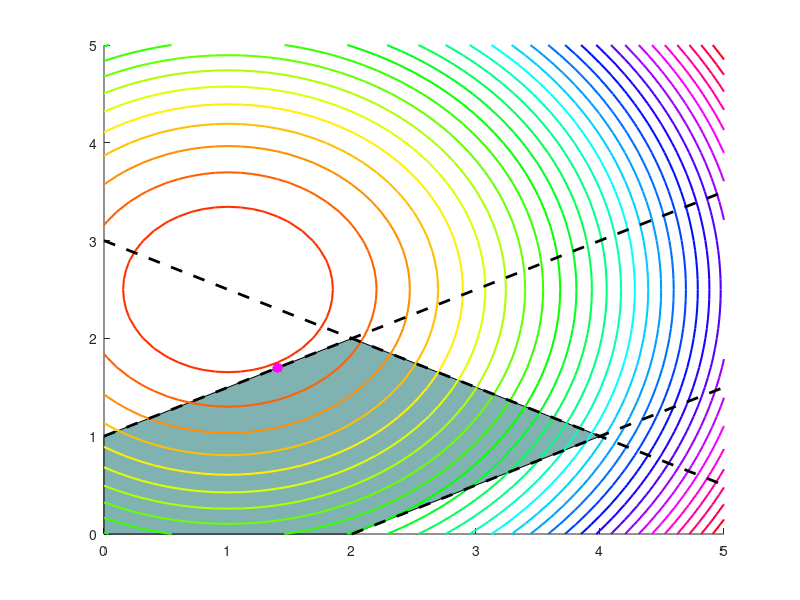

MATLAB code for this plot:
% 例程 7.2  有效集法示例
%  有效集法示例的可视化
[vx1, vx2 ] = meshgrid(0: 0.1: 5, 0: 0.1: 5);
y = ((vx1 - 1).^2) + ((vx2 - 2.5).^2);
figure(1)
colormap('hsv');
patch([0, 2, 4, 2, 0], [1, 2, 1, 0, 0], [0.5, 0.7, 0.7]);
hold on;
contour(vx1, vx2, y, 30, 'LineWidth', 1.5);
plot([0, 5], [1, 7/2], 'k--', 'LineWidth', 2);  %  约束条件1
plot([0, 5], [3, 1/2], 'k--', 'LineWidth', 2);  %  约束条件2
plot([2, 5], [0, 3/2], 'k--', 'LineWidth', 2);  %  约束条件3
plot(1.4, 1.7, 'm*', 'LineWidth', 5);  %  最优解
